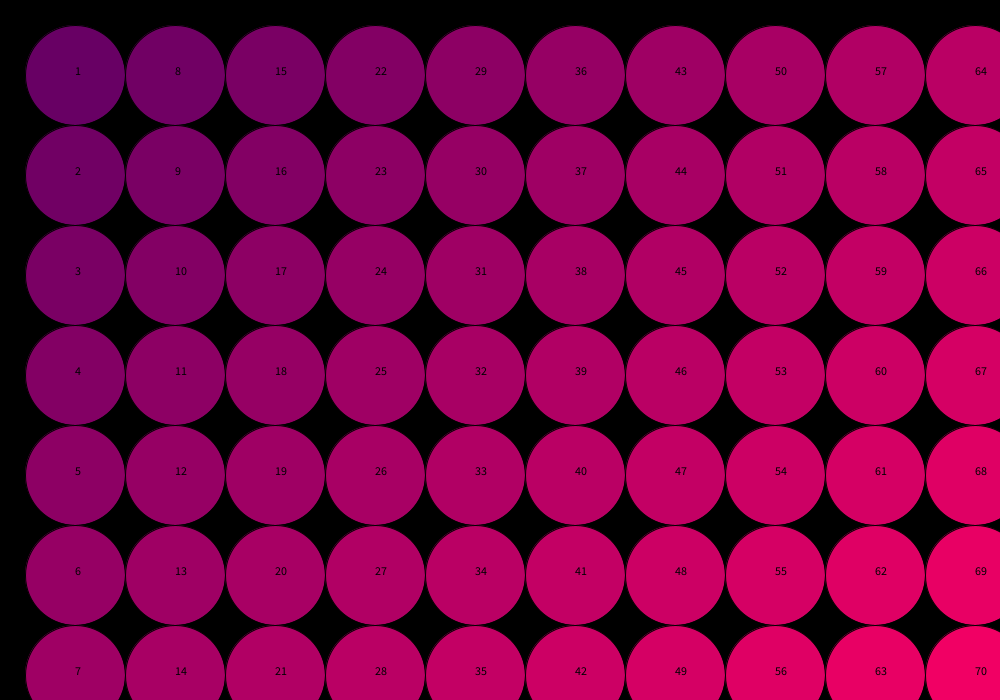
Frame 1 (no input)
Frame 60 (the mouse pressed at the canvas centre just before this capture): identical to frame 1, image omitted
Frame 120 (the mouse held since frame 60 and released just before this capture): identical to frame 1, image omitted

The Processing sketch that drew this single still picture (run headless with seeded random() and noise(); from frame 60 on, the mouse is pressed at the canvas centre):

// Processing sketch: lottaCircles
// ── lottaCircles.pde
int circleNum = 1;

void setup(){
  size (1000, 700);
}

void draw(){
  //most stuff goes in here
  //make a double loop
  //ellipse(x, y, w, h);
  background(0);
  fill(255);
  circleNum = 1;
  for(int x = 25; x<width; x+=100){
    for(int y = 25; y<height; y+=100){
    fill((int)((x+y)/(double)(width+height) * 155+100), 0, 100);
    ellipse(50+x, 50+y, 100, 100);
    
    
    fill(0);
    text(circleNum + "", 50+x, 50+y);
    circleNum++;
    }
  }
}
